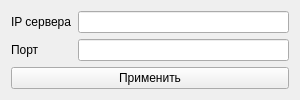
<?xml version="1.0" encoding="UTF-8"?>
<ui version="4.0">
 <class>SettingsWindow</class>
 <widget class="QWidget" name="SettingsWindow">
  <property name="geometry">
   <rect>
    <x>0</x>
    <y>0</y>
    <width>300</width>
    <height>100</height>
   </rect>
  </property>
  <property name="minimumSize">
   <size>
    <width>253</width>
    <height>95</height>
   </size>
  </property>
  <property name="maximumSize">
   <size>
    <width>300</width>
    <height>100</height>
   </size>
  </property>
  <property name="windowTitle">
   <string>Настройки подключения</string>
  </property>
  <layout class="QVBoxLayout" name="verticalLayout">
   <item>
    <layout class="QFormLayout" name="formLayout">
     <item row="0" column="0">
      <widget class="QLabel" name="labelIp">
       <property name="text">
        <string>IP сервера</string>
       </property>
      </widget>
     </item>
     <item row="0" column="1">
      <widget class="QLineEdit" name="editIp"/>
     </item>
     <item row="1" column="0">
      <widget class="QLabel" name="labelPort">
       <property name="text">
        <string>Порт</string>
       </property>
      </widget>
     </item>
     <item row="1" column="1">
      <widget class="QLineEdit" name="editPort"/>
     </item>
    </layout>
   </item>
   <item>
    <widget class="QPushButton" name="btnApply">
     <property name="maximumSize">
      <size>
       <width>16777215</width>
       <height>16777215</height>
      </size>
     </property>
     <property name="text">
      <string>Применить</string>
     </property>
    </widget>
   </item>
  </layout>
 </widget>
 <resources/>
 <connections/>
</ui>
